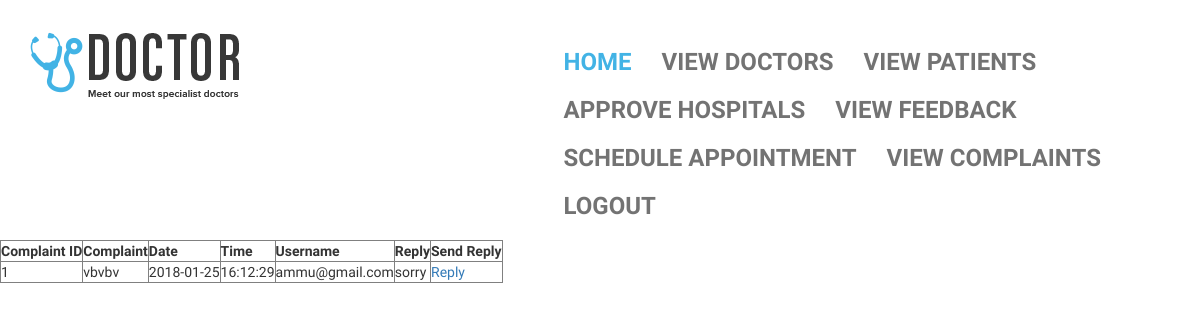
/admin/viewComplaint.php, run on the app's committed database.
### tables this page shows
CREATE TABLE `complaint` (
  `cid` int(11) NOT NULL,
  `complaint` varchar(30) NOT NULL,
  `date` varchar(15) NOT NULL,
  `time` varchar(10) NOT NULL,
  `username` varchar(20) NOT NULL,
  `reply` varchar(30) NOT NULL,
  PRIMARY KEY  (`cid`)
);

### shares/db/mydatabase.inc (called while the page is built, shortened)
<?php
	function getDatas($sql){
		$dt = mysql_query($sql);
		$table = array();
		$rno = mysql_num_rows($dt);
		$cno = mysql_num_fields($dt);
		for($i=0;$i<$rno;$i++){
			$row = mysql_fetch_array($dt);
			for($j=0;$j<$cno;$j++){
				$table[$i][$j] = $row[$j];
			}
		}
		return $table;
	}
?>

### admin/viewComplaint.php (the view, shortened to what this page needs)
<?php include("top.php");?>
 <?php include_once("../shares/db/mydatabase.inc"); ?>
<div id="site_content">
<br><br><br><br><br><br><br><br><br><br><br><br>
<form method="post">
	<table class="datagrid" border="1">
	<tr>
		<th>Complaint ID</th>
		<th>Complaint</th>
		<th>Date</th>
		<th>Time</th>
		<th>Username</th>
		<th>Reply</th>
		<th>Send Reply</th>
	</tr>
	<?php
		$sql = "select * from complaint";
		$tbl = getDatas($sql);
		for($i=0;$i<count($tbl);$i++){
			$cl = ($i%2==0)?"eve":"odd";
			echo "<tr class='$cl'>";
			for($j=0;$j<count($tbl[$i]);$j++){
				echo "<td>".$tbl[$i][$j]."</td>";
			}
?>
<td><a href="reply.php?cid=<?php echo $tbl[$i][0]?>">Reply</a></td>
<?php
			echo "</tr>";
		}
	?>
	</table>
</form>
</div>

### temp/css/style.css (style rules this page uses)
body { margin: 0; padding: 0; font-family: 'BenchNine', sans-serif; }
a:hover, a:visited, a { text-decoration: none; }
html, body, .carousel, .carousel-inner, .carousel-inner .item { height: 100%; }

### data on the page
complaint: cid "1", complaint "vbvbv", date "2018-01-25", time "16:12:29", username "ammu@gmail.com", reply "sorry"
